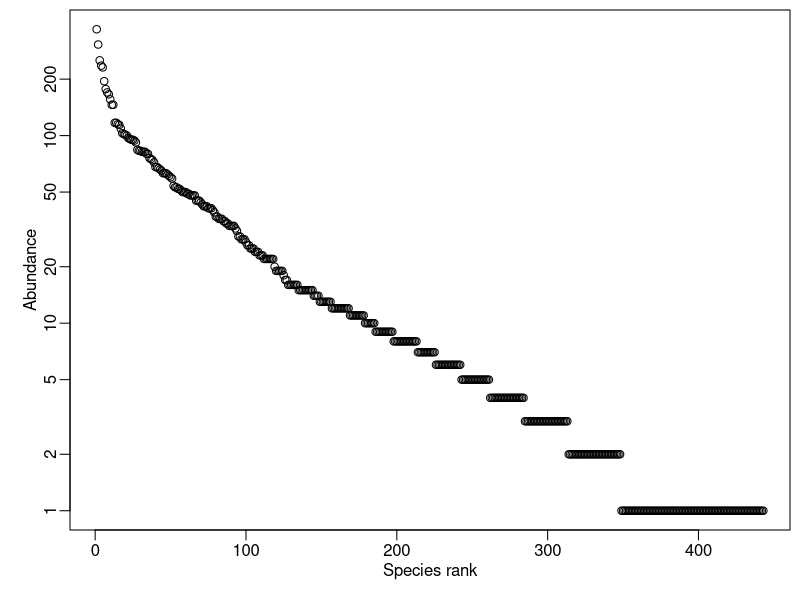

The R script that drew this image:
## ---- chunk 1
knitr::opts_chunk$set(echo = TRUE)
## ---- chunk 2
# function to simulate meta community abundance under 
# point mutation model of speciation

pointMutMeta <- function(theta, J) {
    # initialize with every lineage being one individual
    K <- J
    V <- rep(1, J)
    
    # this will hold the abundances of the final species
    W <- c()
    
    # loop until all lineages have coalesced
    while(K > 0) {
        # determines if we have speciation or coalescence
        r <- runif(1)
        
        # the lineage to which either event happens
        i <- sample(K, 1)
        
        # determine the event
        if(r <= theta / (theta + K - 1)) { # speciation
            W <- c(W, V[i])
            V <- V[-i]
        } else { # coalescence
            j <- sample((1:K)[-i], 1)
            V[i] <- V[i] + V[j]
            V <- V[-j]
        }
        
        # after either event, number of lineages is always 
        # one less
        K <- K - 1
    }
    
    return(W)
}

# try it out
x <- pointMutMeta(theta = 100, J = 10^4)

par(mar = c(3, 3, 0, 0) + 0.5, mgp = c(1.5, 0.5, 0))
plot(sort(x, TRUE), log = 'y', xlab = 'Species rank', ylab = 'Abundance')
## ---- chunk 3
